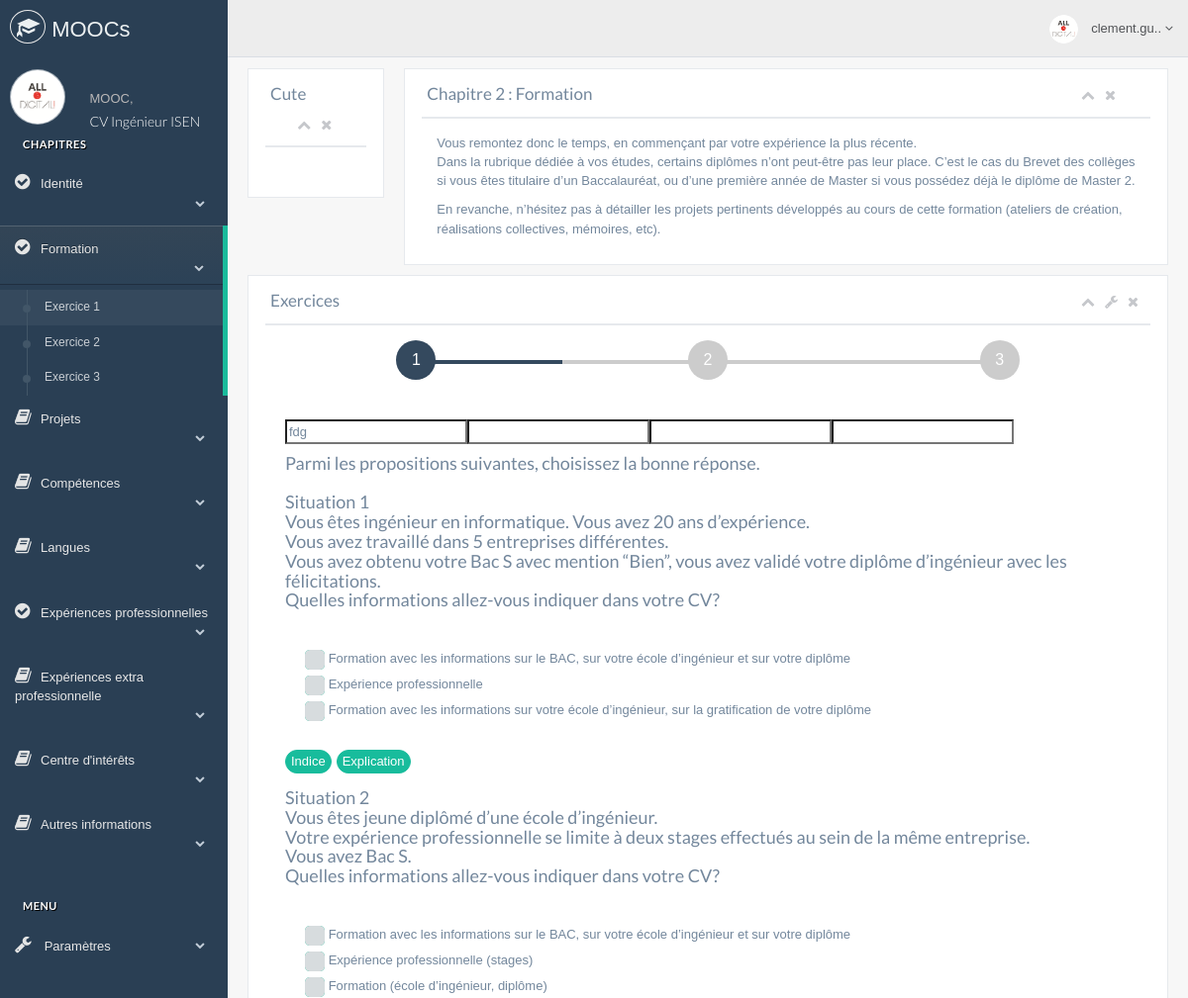
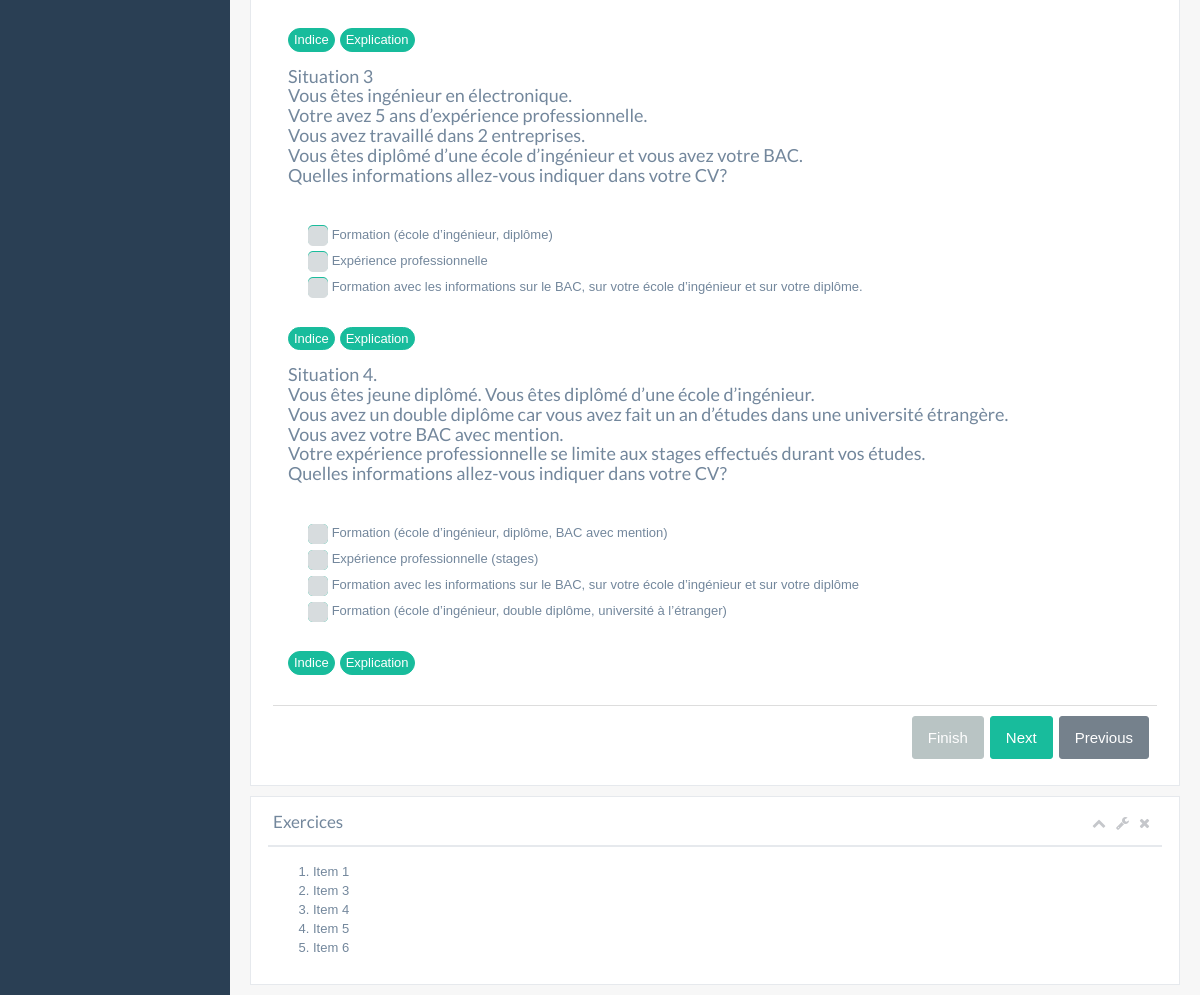
/app/modules/mooc.php?idM=1&idC=2&numC=2 (signed in), run on the app's committed database (2 pictures, top to bottom).
### tables this page shows
CREATE TABLE IF NOT EXISTS `mooc` (
  `id_mooc` int(11) NOT NULL AUTO_INCREMENT,
  `nom_mooc` varchar(100) DEFAULT NULL,
  `matiere` varchar(100) DEFAULT NULL,
  `description` varchar(8000) DEFAULT NULL,
  `prerequis` varchar(100) DEFAULT NULL,
  `duree` int(11) DEFAULT NULL,
  `note` int(11) DEFAULT NULL,
  `nb_chap` int(11) DEFAULT NULL,
  `linkyoutube` varchar(200) NOT NULL,
  PRIMARY KEY (`id_mooc`)
);

CREATE TABLE IF NOT EXISTS `chapitre` (
  `id_chapitre` int(11) NOT NULL AUTO_INCREMENT,
  `numero` int(11) NOT NULL,
  `titre` varchar(100) DEFAULT NULL,
  `partie` varchar(8000) DEFAULT NULL,
  `id_mooc` int(11) DEFAULT NULL,
  PRIMARY KEY (`id_chapitre`),
  KEY `FK_chapitre_id_mooc` (`id_mooc`)
);

CREATE TABLE IF NOT EXISTS `qcm` (
  `id_qcm` int(11) NOT NULL AUTO_INCREMENT,
  `question` varchar(8000) DEFAULT NULL,
  `reponse_qcm` varchar(8000) DEFAULT NULL,
  `solution` varchar(8000) DEFAULT NULL,
  `indice_qcm` varchar(8000) DEFAULT NULL,
  `explication_qcm` varchar(520) NOT NULL,
  `id_exercice` int(11) DEFAULT NULL,
  PRIMARY KEY (`id_qcm`),
  KEY `FK_qcm_id_exercice` (`id_exercice`)
);

### app/includes/qcm.php (the view, shortened to what this page needs)
<?php
	function exoQcm($idMooc,$idChap,$idExo,$bdd,$numeroExo)
	{
		try{
			$selectChap = $bdd->prepare("SELECT * FROM chapitre WHERE id_mooc = $idMooc");
			$selectChap->execute();
			$lignesChap = $selectChap->fetchAll();
			$selectExo = $bdd->prepare("SELECT * FROM exercice WHERE id_chapitre = $idChap");
			$selectExo->execute();
			$lignesExo = $selectExo->fetchAll();
			$selectqcm = $bdd->prepare("SELECT * FROM qcm WHERE id_exercice = $idExo");
			$selectqcm->execute();
			$lignesQcm = $selectqcm->fetchAll();
			for($i = 0; $i < sizeof($lignesQcm) ; $i++)
			{
				echo '<input type="input" id="explication" class="'.$i.$idExo.$idExo.'" name="explication" value="' . htmlspecialchars(stripslashes($lignesQcm[$i]["explication_qcm"])). '" />';
			}
			for($i = 0; $i < sizeof($lignesQcm) ; $i++)
			{
				$reponse = $lignesQcm[$i]["reponse_qcm"];
				$tab = preg_split('[-]', $reponse);
				 echo'<div class="form-group">
					<h2 class="StepTitle center">'.$lignesQcm[$i]["question"].'</h2><br>';
								for($itab = 0; $itab < sizeof($tab) ; $itab++)
								{
									if( strtolower($tab[$itab]) == "oui" ||  strtolower($tab[$itab]) == "non")
									{
										if( strtolower($tab[$itab]) == "oui")
										{
										echo'<div class="ck-button">
											   <label>
												  <input type="checkbox" name="'.$tab[$itab].$i.$idExo.'" value="" style="display:none;"><span>'.$tab[$itab].'</span>
											   </label>
											</div>';
										}
										else if( strtolower($tab[$itab]) == "non")
										{
										echo'<div class="ck-button">
											   <label>
												  <input type="checkbox"name="'.$tab[$itab].$i.$idExo.'" value="" style="display:none;"><span>'.$tab[$itab].'</span>
											   </label>
											</div><br>';
										}
									}
									else{
										$affichageetvalue=htmlspecialchars(stripslashes($tab[$itab]));
										$affichageetvalue=htmlentities($affichageetvalue, ENT_QUOTES, "UTF-8");
										$affichageetvalue = preg_replace("/\s+/","",$affichageetvalue);
										$affichageetvalue = str_replace( ',', '',$affichageetvalue);
										echo '<div class="checkbox center">
											<label class="hover">
												<div class="icheckbox_flat-green checked hover" style="position: relative;"><input type="checkbox" name="'.$affichageetvalue.$i.$idExo.'" class="flat"  style="position: absolute; opacity: 0;"><ins class="iCheck-helper" style="position: absolute; top: 0%; left: 0%; display: block; width: 100%; height: 100%; margin: 0px; padding: 0px; border: 0px; opacity: 0; background: rgb(255, 255, 255);"></ins></div>
												'.$tab[$itab].'<br>
											</label>
										</div>';
									}
								}
				echo' </div><br>';
				echo '<button type="button" class="myindice btn btn-round btn-success btn-xs" value="'.$i.$idExo.'">Indice</button>';
				echo '<button type="button" class="myexplication btn btn-round btn-success btn-xs" value="'.$i.$idExo.$idExo.'">Explication</button>';
			}
		}
		catch (Exception $e) {
		echo $e->errorMessage();
  		echo "->erreur afficheChapitreExos()";
		}
	}
?>

### app/includes/requeteMooc.php (shortened to what this page needs)
<?php
	function titreMooc($idMooc,$bdd)
	{
		$selectChap = $bdd->prepare("SELECT * FROM mooc");
		$selectChap->execute();
		$lignesChap = $selectChap->fetchAll();
		echo'<h2><a style="text-decoration:none; color:white;" href="../../app/modules/mooc.php?idM='.$idMooc.'">'.$lignesChap[$idMooc-1]["nom_mooc"].'</a></h2>';
	}
	function creationWizardStep($idMooc,$numChap,$idChap,$bdd) {
		try{
			$selectChap = $bdd->prepare("SELECT * FROM chapitre WHERE id_mooc = $idMooc");
			$selectChap->execute();
			$lignesChap = $selectChap->fetchAll();
			if(sizeof($lignesChap) == 0){
			echo 'Aucun chapitre présent';
			}
			else{
				$partie = $lignesChap[$numChap-1]["partie"];
				$tabPartie = preg_split('[-]', $partie);
					echo'<ul class="wizard_steps" style="padding-left: 0px;">';
							for($ipart = 0; $ipart < sizeof($tabPartie) ; $ipart++)
							{
								echo '<li>
								<a style="text-decoration:none; cursor:default;" href="#step-'.($ipart+1).' ">
									<span class="step_no">'.($ipart+1).'</span>
									<span class="step_descr">
									</span>
								</a>
						</li>';
							}
					echo'</ul></li>';
				if ($idMooc !=0  && $numChap !=0)
				{
					for($i = 0; $i < sizeof($tabPartie) ; $i++)
					{
						echo '<div id="step-'.($i+1).'">
						<div class="panel-body" style="display: block;">';
						$erreur = afficheChapitreExos($idMooc,$idChap,$bdd,$i);
						echo '</div>
						</div>';
					}
				}
				else{
					$valid = 0;
					echo'erreur';
					}
			}
		}
		catch (Exception $e) {
		echo $e->errorMessage();
  		echo "->erreur creationWizardStep()";
		}
	}
	function chapitresplusSousPartie($idMooc,$bdd)
	{
		$stringAvancement='';
		if ((isset($_SESSION['login'])) && (!empty($_SESSION['login']))){
			$user=$_SESSION['id_user'];
			try {
		        $select = $bdd->prepare("SELECT * FROM suivre WHERE id_user = '$user' AND id_mooc = '$idMooc'");
		        $select->execute();
		        $lignes = $select->fetchAll();
		         $stringAvancement = $lignes[0]["avancement"];
		    } catch (Exception $e) {
		        echo $e->errorMessage();
		        echo "->erreur<br>";
		    }
		}
		try{
			$selectChap = $bdd->prepare("SELECT * FROM chapitre WHERE id_mooc = $idMooc");
			$selectChap->execute();
			$lignesChap = $selectChap->fetchAll();
			if(sizeof($lignesChap) == 0){
				echo 'Aucun chapitre présent';
			}
			else
			{
				for($i = 0; $i<sizeof($lignesChap); $i++)
				{
					$id_chap_tiret = '-'.($i+1);
					$zero = 0;
					if (strpos($stringAvancement, $id_chap_tiret) !== false) {
						echo '<li><a style=""  ><i class="fa fa-check-circle"></i>'.$lignesChap[$i]["titre"].'<br><span class="fa fa-chevron-down"></span><br></a>';
						$partie = $lignesChap[$i]["partie"];
						$tabPartie = preg_split('[-]', $partie);
							 echo' <ul class="nav child_menu" style="display: none">';
									for($ipart = 0; $ipart < sizeof($tabPartie) ; $ipart++)
									{	if($zero == 0)
										{
											echo '<li><a href="../../app/modules/mooc.php?idM='.$idMooc.'&amp;idC='.$lignesChap[$i]["id_chapitre"].
												'&amp;numC='.$lignesChap[$i]["numero"].'"">'.$tabPartie[$ipart].'</a></li>';
												$zero++;
										}
										else{
											echo'<li><a href="#">'.$tabPartie[$ipart].'</a></li>';
										}
									}
							echo'</ul></li>';
					}else{
						echo '<li><a><i class="fa fa-book"></i>'.$lignesChap[$i]["titre"].'<br><span class="fa fa-chevron-down"></span><br></a>';
							 echo' <ul class="nav child_menu" style="display: none">';
							echo'</ul></li>';
					}
				}
			}
		}
		catch (Exception $e) {
			echo $e->errorMessage();
  			echo "->erreur chapitresplusSousPartie()";
		}
	}
	function idParNumeroExo($idMooc,$idChap,$bdd,$numeroExo)
	{
		try{
			$selectChap = $bdd->prepare("SELECT * FROM chapitre WHERE id_mooc = $idMooc");
			$selectChap->execute();
			$lignesChap = $selectChap->fetchAll();
			$selectExo = $bdd->prepare("SELECT * FROM exercice WHERE id_chapitre = $idChap");
			$selectExo->execute();
			$lignesExo = $selectExo->fetchAll();
			if(sizeof($lignesExo) != 0 && $numeroExo<sizeof($lignesExo))
			{
				$idExo = $lignesExo[$numeroExo]["id_exercice"];
				if(sizeof($lignesExo) != 0)
				{
					return $idExo;
				}
			}
			else
			{
				echo 'Aucun exercice présent';
				return -1;
			}
		}
		catch (Exception $e) {
		echo $e->errorMessage();
  		echo "->erreur idParNumeroExo()";
		}
	}
	function afficheChapitreExos($idMooc,$idChapitre,$bdd,$numeroExercice)
	{
		try{
			if($idChapitre != -1)
			{
				$idExercice = idParNumeroExo($idMooc,$idChapitre,$bdd,$numeroExercice);
				if($idExercice != -1)
				{
					exoQcm($idMooc,$idChapitre,$idExercice,$bdd,$numeroExercice);
				}
				else{
					return -1;
				}
			}
		}
		catch (Exception $e) {
		echo $e->errorMessage();
  		echo "->erreur afficheChapitreExos()";
		}
	}
?>

### app/assets/css/style.css (style rules this page uses)
body { font-family:sans-serif; }

### app/assets/css/icheck/flat/green.css (style rules this page uses)
.icheckbox_flat-green, .iradio_flat-green { display: inline-block; *display: inline; vertical-align: middle; margin: 0; padding: 0; width: 20px; height: 20px; background: url(green.png) no-repeat; border: none; cursor: pointer; }
.icheckbox_flat-green { background-position: 0 0; }
.icheckbox_flat-green.checked { background-position: -22px 0; }

### data on the page
mooc: nom_mooc "CV Ingénieur ISEN"
chapitre: titre "Identité"
chapitre: titre "Formation", partie "Exercice 1", partie "Exercice 2", partie "Exercice 3"
chapitre: titre "Projets"
chapitre: titre "Compétences"
chapitre: titre "Langues"
chapitre: titre "Expériences professionnelles"
chapitre: titre "Expériences extra professionnelle"
chapitre: titre "Centre d'intérêts"
chapitre: titre "Autres informations"
qcm: explication "fdg", question "Parmi les propositions suivantes, choisissez la bonne réponse. Situation 1 Vous êtes ingénieur en informatique. Vous avez 20 ans d’expérience. Vous avez travaillé dans 5 entreprises différentes. Vous avez obtenu votre Bac S avec mention “Bien”, vous avez validé votre diplôme d’ingénieur avec les félicitations. Quelles informations allez-vous indiquer dans votre CV?", reponse_qcm "Formation avec les informations sur le BAC, sur votre école d’ingénieur et sur votre diplôme", reponse_qcm "Expérience professionnelle", reponse_qcm "Formation avec les informations sur votre école d’ingénieur, sur la gratification de votre diplôme"
qcm: question "Situation 2 Vous êtes jeune diplômé d’une école d’ingénieur. Votre expérience professionnelle se limite à deux stages effectués au sein de la même entreprise. Vous avez Bac S. Quelles informations allez-vous indiquer dans votre CV?", reponse_qcm "Formation avec les informations sur le BAC, sur votre école d’ingénieur et sur votre diplôme", reponse_qcm "Expérience professionnelle (stages)", reponse_qcm "Formation (école d’ingénieur, diplôme)"
qcm: question "Situation 3 Vous êtes ingénieur en électronique. Votre avez 5 ans d’expérience professionnelle. Vous avez travaillé dans 2 entreprises. Vous êtes diplômé d’une école d’ingénieur et vous avez votre BAC. Quelles informations allez-vous indiquer dans votre CV?", reponse_qcm "Formation (école d’ingénieur, diplôme)", reponse_qcm "Expérience professionnelle", reponse_qcm "Formation avec les informations sur le BAC, sur votre école d’ingénieur et sur votre diplôme."
qcm: question "Situation 4. Vous êtes jeune diplômé. Vous êtes diplômé d’une école d’ingénieur. Vous avez un double diplôme car vous avez fait un an d’études dans une université étrangère. Vous avez votre BAC avec mention. Votre expérience professionnelle se limite aux stages effectués durant vos études. Quelles informations allez-vous indiquer dans votre CV?", reponse_qcm "Formation (école d’ingénieur, diplôme, BAC avec mention)", reponse_qcm "Expérience professionnelle (stages)", reponse_qcm "Formation avec les informations sur le BAC, sur votre école d’ingénieur et sur votre diplôme", reponse_qcm "Formation (école d’ingénieur, double diplôme, université à l’étranger)"

### other printed values
substr($short_string, 0, 10) "clement.gu"
